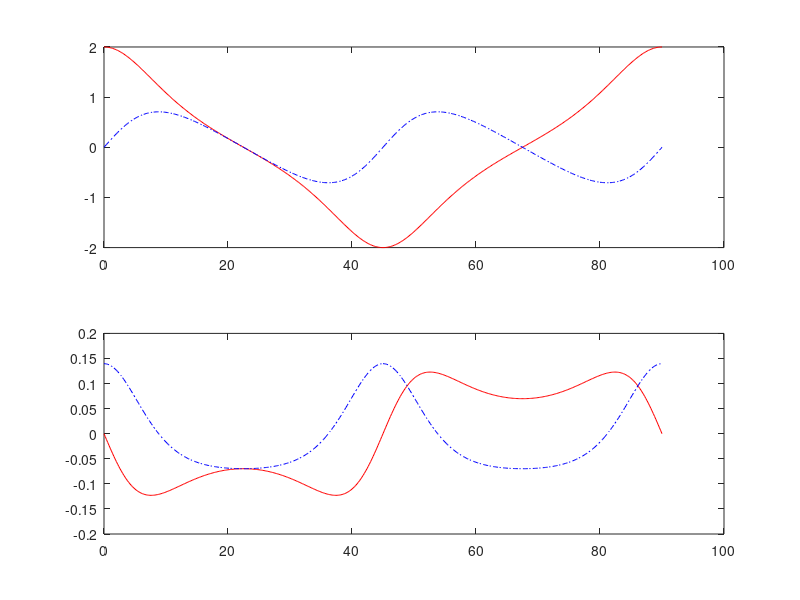
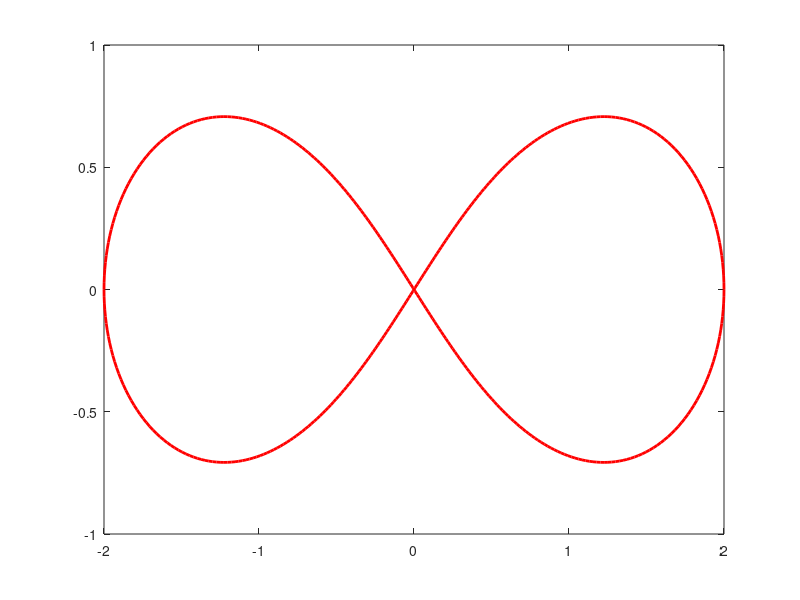
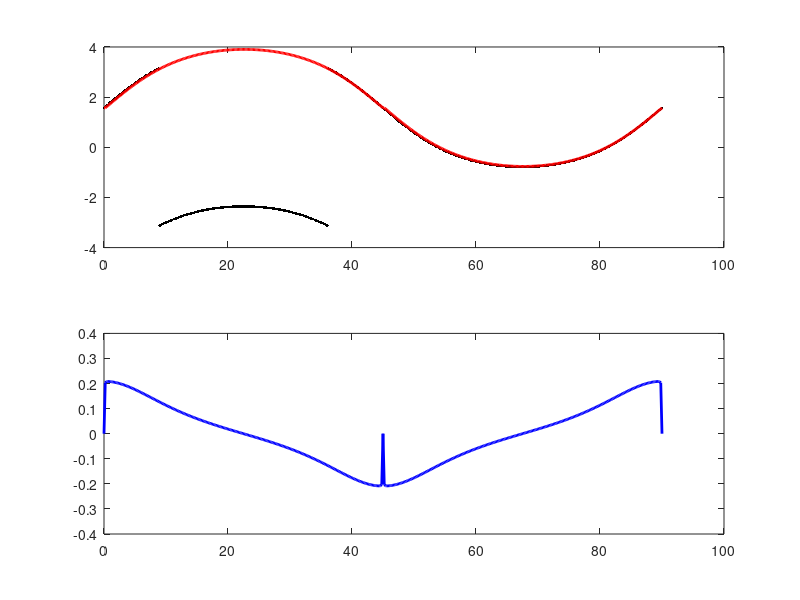

These figures' MATLAB source, in order:

clc
clear all
close all

epsilon = 1e-6;
a = 2;
t0 = 0; tf = 90;
b = 2*pi/(tf-t0);

%t = linspace(t0,tf);
t = 0:0.2:90;
tau = b*t;

den = 1+sin(tau).*sin(tau);
x = a*cos(tau)./den; 
y = a*cos(tau).*sin(tau)./den;


xdot = (a*b*sin(tau).*(sin(b*t).^2 - 3))./(sin(tau).^2 + 1).^2;
ydot = (a*b*(3*cos(2*tau) - 1))./(2*(sin(tau).^2 + 1).^2);

 
xddot = (a*b^2*cos(tau).*(10*cos(tau).^2 + cos(tau).^4 - 8))./(cos(tau).^2 - 2).^3;
yddot = -(2*a*b^2*cos(tau).*sin(tau).*(3*cos(tau).^2 + 2))./(sin(tau).^2 + 1).^3;
 
theta = atan2(ydot,xdot);
sec_theta = sec(theta);
num2 = xdot.*yddot - ydot.*xddot;
den2 = (xdot.*xdot+epsilon);
thetadot = (1./sec_theta.^2).*(num2./den2);

theta_int = zeros(1,length(theta));
theta_int(1) = theta(1);
%thetadot(1) = 0;
for i=1:length(theta_int)-1
    theta_int(i+1) = theta_int(i) + (t(i+1)-t(i))*thetadot(i);
end
%theta_int


fig_no  = 1;

figure(fig_no); fig_no = fig_no + 1;
subplot(2,1,1);
plot(t,x,'r'); hold on;
plot(t,y,'b-.');
subplot(2,1,2);
plot(t,xdot,'r'); hold on;
plot(t,ydot,'b-.');

figure(fig_no); fig_no = fig_no + 1;
plot(x,y,'r','Linewidth',2);

figure(fig_no); fig_no = fig_no + 1;
subplot(2,1,1)
plot(t,theta,'k.','Linewidth',2); hold on
plot(t,theta_int,'r','Linewidth',2);
% plot(t,-cos(theta),'b','Linewidth',2);
subplot(2,1,2);
plot(t,thetadot,'b','Linewidth',2);

